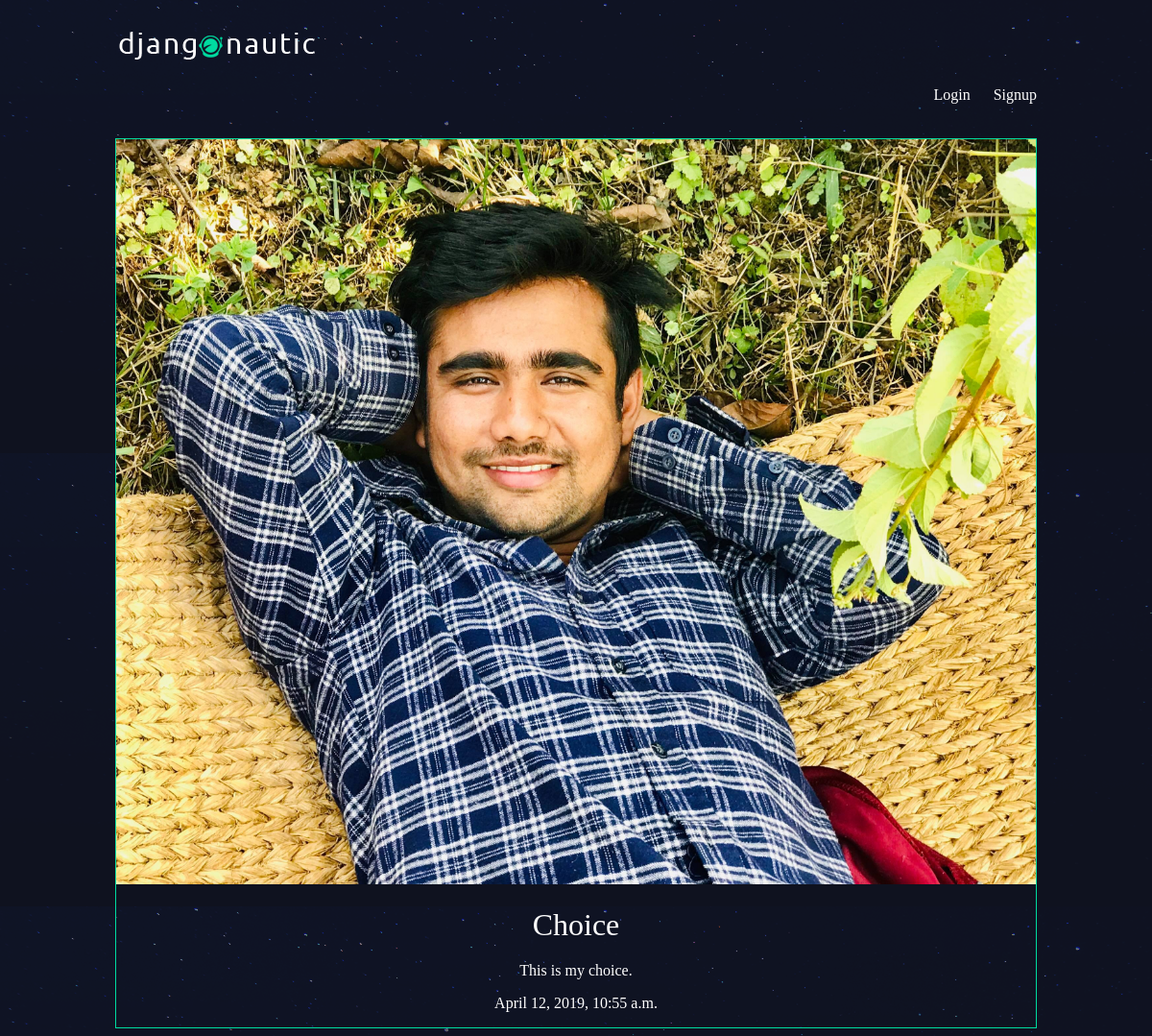
Page /articles/choice/ on the committed database.
### articles/models.py (models this page shows, shortened)
class Article(models.Model):
    title = models.CharField(max_length=100)
    slug = models.SlugField()
    body = models.TextField()
    date = models.DateTimeField(auto_now_add=True)
    thumb = models.ImageField(default='default.png', blank=True)
    author = models.ForeignKey(User, on_delete=models.CASCADE, default=None)

### articles/views.py (the view)
# urls.py: url(r'^(?P<slug>[\w-]+)/$', views.article_detail, name="detail"),
def article_detail(request, slug):
    article = Article.objects.get(slug=slug)
    return render(request, 'article_detail.html', {'article': article })

### articles/templates/article_detail.html
{% extends 'base_layout.html' %}
{% block content %}
<div class="article-detail">
    <div class="article">
        <img src="{{article.thumb.url}}"/>
        <h2>{{ article.title }}</h2>
        <p>{{ article.body }}</p>
        <p>{{ article.date }}</p>
    </div>
</div>
{% endblock %}

### assets/styles.css (style rules this page uses)
body { background-color: #0f121f; background-image: url(/static/stars.png); background-repeat-y: no-repeat; color: #fff; }
body * { font-family: Ubuntu; }
h1, h2, h3, h4, h5 { font-weight: normal; margin: 0; }
.article { padding: 10px; border: 1px solid #00dba0; position: relative; padding-bottom: 40px; }
.article h2 { font-size: 1.2em; }
.article-detail .article { padding: 0; }
.article-detail .article img { max-width: 100%; }
.article-detail .article h2 { text-align: center; margin: 20px auto; font-size: 2em; }
.article-detail .article p { text-align: center; }

### rows in the picture
Article: thumb (picture), title "Choice", body "This is my choice.", date "April 12, 2019, 10:55 a.m."
